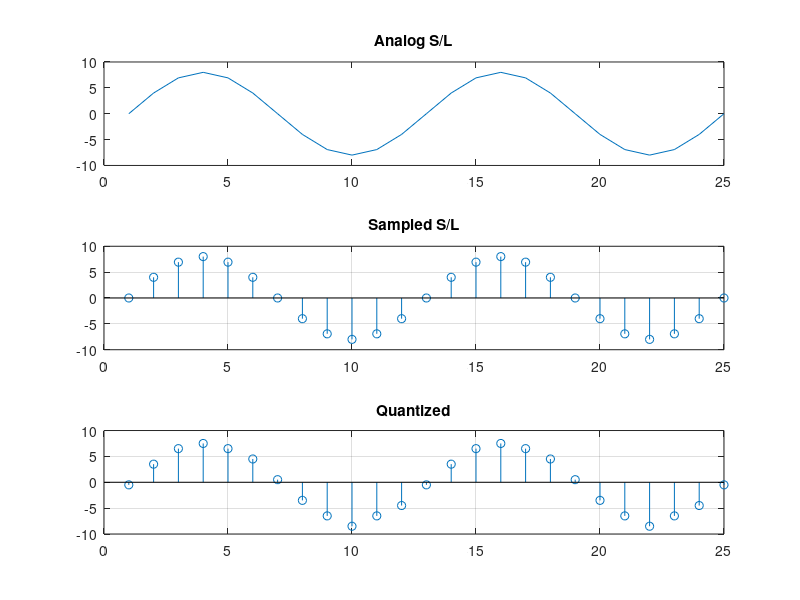
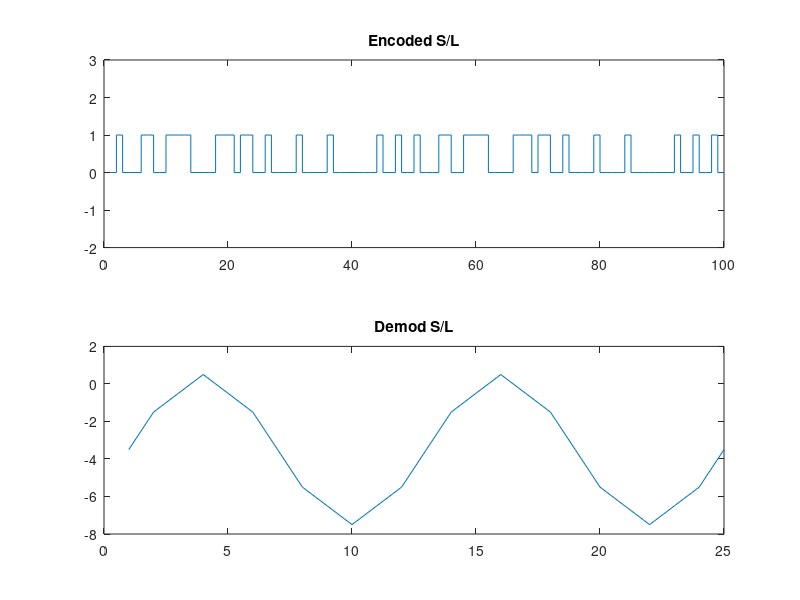

The MATLAB script that drew these images, in order:
clc; close all;

n = 4;
L = 2^n;

numSamples = 12;

x = 0:2*pi/numSamples:4*pi;

s= 8*sin(x);
subplot(3,1,1)
plot(s);
title('Analog S/L');
subplot(3,1,2)
stem(s);grid on;
title('Sampled S/L');

vmax = 8;
vmin = -vmax;
delta = (vmax-vmin)/L;
part = vmin:delta:vmax;
code = vmin-(delta/2):delta:vmax+(delta/2);
[ind, q] = quantiz(s,part,code);
subplot(3,1,3)
stem(q);grid on;
title('Quantized');

l1 = length(ind);
l2 = length(q);

code = dec2bin(ind);
k = 1;

for i=1:l1
    for j=1:n
        coded(k)=str2num(code(i,j));
        j = j+1;
        k = k+1;
    end
    i = i+1;
end

figure
subplot(2,1,1);grid on;
stairs(coded);axis([0 100 -2 3]);
title('Encoded S/L');


qunt = reshape(coded, n,length(coded)/n);
index = bin2dec(num2str(qunt'));
q = delta*index+vmin+(delta/2);
subplot(2,1,2); grid on;
plot(q);
title('Demod S/L');